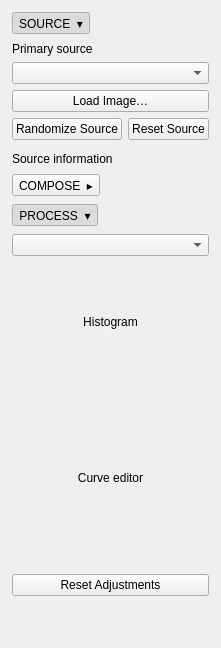
<?xml version="1.0" encoding="UTF-8"?>
<ui version="4.0">
 <class>ImagePanel</class>
 <widget class="QWidget" name="ImagePanel">
  <property name="windowTitle">
   <string>Source and Processing</string>
  </property>
  <layout class="QVBoxLayout" name="mainLayout">
   <property name="spacing">
    <number>8</number>
   </property>
   <property name="leftMargin">
    <number>12</number>
   </property>
   <property name="topMargin">
    <number>12</number>
   </property>
   <property name="rightMargin">
    <number>12</number>
   </property>
   <property name="bottomMargin">
    <number>12</number>
   </property>
   <item>
    <widget class="QToolButton" name="sourceSectionToggle">
     <property name="text">
      <string>SOURCE  ▾</string>
     </property>
     <property name="checkable">
      <bool>true</bool>
     </property>
     <property name="checked">
      <bool>true</bool>
     </property>
    </widget>
   </item>
   <item>
    <widget class="QWidget" name="sourceSection">
     <layout class="QVBoxLayout" name="sourceLayout">
      <property name="leftMargin">
       <number>0</number>
      </property>
      <property name="topMargin">
       <number>0</number>
      </property>
      <property name="rightMargin">
       <number>0</number>
      </property>
      <property name="bottomMargin">
       <number>0</number>
      </property>
      <item>
       <widget class="QLabel" name="primarySourceLabel">
        <property name="text">
         <string>Primary source</string>
        </property>
       </widget>
      </item>
      <item>
       <widget class="QComboBox" name="primarySourceCombo"/>
      </item>
      <item>
       <widget class="QPushButton" name="loadImageButton">
        <property name="text">
         <string>Load Image…</string>
        </property>
       </widget>
      </item>
      <item>
       <layout class="QHBoxLayout" name="sourceActionsLayout">
        <item>
         <widget class="QPushButton" name="randomizeSourceButton">
          <property name="text">
           <string>Randomize Source</string>
          </property>
         </widget>
        </item>
        <item>
         <widget class="QPushButton" name="resetSourceButton">
          <property name="text">
           <string>Reset Source</string>
          </property>
         </widget>
        </item>
       </layout>
      </item>
      <item>
       <widget class="QStackedWidget" name="proceduralControlsStack"/>
      </item>
      <item>
       <widget class="QLabel" name="sourceInfoLabel">
        <property name="wordWrap">
         <bool>true</bool>
        </property>
        <property name="text">
         <string>Source information</string>
        </property>
       </widget>
      </item>
     </layout>
    </widget>
   </item>
   <item>
    <widget class="QToolButton" name="composeToggle">
     <property name="text">
      <string>COMPOSE  ▸</string>
     </property>
     <property name="checkable">
      <bool>true</bool>
     </property>
    </widget>
   </item>
   <item>
    <widget class="QToolButton" name="processSectionToggle">
     <property name="text">
      <string>PROCESS  ▾</string>
     </property>
     <property name="checkable">
      <bool>true</bool>
     </property>
     <property name="checked">
      <bool>true</bool>
     </property>
    </widget>
   </item>
   <item>
    <widget class="QWidget" name="processSection">
     <layout class="QVBoxLayout" name="processLayout">
      <property name="leftMargin">
       <number>0</number>
      </property>
      <property name="topMargin">
       <number>0</number>
      </property>
      <property name="rightMargin">
       <number>0</number>
      </property>
      <property name="bottomMargin">
       <number>0</number>
      </property>
      <item>
       <widget class="QComboBox" name="previewModeCombo"/>
      </item>
      <item>
       <widget class="QLabel" name="histogramPlaceholder">
        <property name="minimumSize">
         <size>
          <width>0</width>
          <height>120</height>
         </size>
        </property>
        <property name="text">
         <string>Histogram</string>
        </property>
        <property name="alignment">
         <set>Qt::AlignCenter</set>
        </property>
       </widget>
      </item>
      <item>
       <widget class="QLabel" name="curveEditorPlaceholder">
        <property name="minimumSize">
         <size>
          <width>0</width>
          <height>180</height>
         </size>
        </property>
        <property name="text">
         <string>Curve editor</string>
        </property>
        <property name="alignment">
         <set>Qt::AlignCenter</set>
        </property>
       </widget>
      </item>
      <item>
       <widget class="QPushButton" name="resetAdjustmentsButton">
        <property name="text">
         <string>Reset Adjustments</string>
        </property>
       </widget>
      </item>
     </layout>
    </widget>
   </item>
   <item>
    <spacer name="bottomSpacer">
     <property name="orientation">
      <enum>Qt::Vertical</enum>
     </property>
     <property name="sizeHint" stdset="0">
      <size>
       <width>20</width>
       <height>40</height>
      </size>
     </property>
    </spacer>
   </item>
  </layout>
 </widget>
 <resources/>
 <connections/>
</ui>
